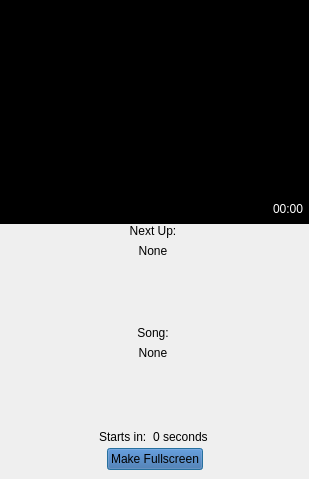
<?xml version="1.0" encoding="UTF-8"?>
<ui version="4.0">
 <class>DlgCdg</class>
 <widget class="QDialog" name="DlgCdg">
  <property name="geometry">
   <rect>
    <x>0</x>
    <y>0</y>
    <width>309</width>
    <height>479</height>
   </rect>
  </property>
  <property name="windowTitle">
   <string>CDG Display</string>
  </property>
  <layout class="QVBoxLayout" name="verticalLayout_2">
   <property name="spacing">
    <number>0</number>
   </property>
   <property name="leftMargin">
    <number>0</number>
   </property>
   <property name="topMargin">
    <number>0</number>
   </property>
   <property name="rightMargin">
    <number>0</number>
   </property>
   <property name="bottomMargin">
    <number>0</number>
   </property>
   <item>
    <widget class="CdgVideoWidget" name="cdgVideo" native="true">
     <property name="sizePolicy">
      <sizepolicy hsizetype="Preferred" vsizetype="Expanding">
       <horstretch>0</horstretch>
       <verstretch>0</verstretch>
      </sizepolicy>
     </property>
     <property name="palette">
      <palette>
       <active>
        <colorrole role="WindowText">
         <brush brushstyle="SolidPattern">
          <color alpha="255">
           <red>255</red>
           <green>255</green>
           <blue>255</blue>
          </color>
         </brush>
        </colorrole>
        <colorrole role="Button">
         <brush brushstyle="SolidPattern">
          <color alpha="255">
           <red>0</red>
           <green>0</green>
           <blue>0</blue>
          </color>
         </brush>
        </colorrole>
        <colorrole role="Light">
         <brush brushstyle="SolidPattern">
          <color alpha="255">
           <red>0</red>
           <green>0</green>
           <blue>0</blue>
          </color>
         </brush>
        </colorrole>
        <colorrole role="Midlight">
         <brush brushstyle="SolidPattern">
          <color alpha="255">
           <red>0</red>
           <green>0</green>
           <blue>0</blue>
          </color>
         </brush>
        </colorrole>
        <colorrole role="Dark">
         <brush brushstyle="SolidPattern">
          <color alpha="255">
           <red>0</red>
           <green>0</green>
           <blue>0</blue>
          </color>
         </brush>
        </colorrole>
        <colorrole role="Mid">
         <brush brushstyle="SolidPattern">
          <color alpha="255">
           <red>0</red>
           <green>0</green>
           <blue>0</blue>
          </color>
         </brush>
        </colorrole>
        <colorrole role="Text">
         <brush brushstyle="SolidPattern">
          <color alpha="255">
           <red>255</red>
           <green>255</green>
           <blue>255</blue>
          </color>
         </brush>
        </colorrole>
        <colorrole role="BrightText">
         <brush brushstyle="SolidPattern">
          <color alpha="255">
           <red>255</red>
           <green>255</green>
           <blue>255</blue>
          </color>
         </brush>
        </colorrole>
        <colorrole role="ButtonText">
         <brush brushstyle="SolidPattern">
          <color alpha="255">
           <red>255</red>
           <green>255</green>
           <blue>255</blue>
          </color>
         </brush>
        </colorrole>
        <colorrole role="Base">
         <brush brushstyle="SolidPattern">
          <color alpha="255">
           <red>0</red>
           <green>0</green>
           <blue>0</blue>
          </color>
         </brush>
        </colorrole>
        <colorrole role="Window">
         <brush brushstyle="SolidPattern">
          <color alpha="255">
           <red>0</red>
           <green>0</green>
           <blue>0</blue>
          </color>
         </brush>
        </colorrole>
        <colorrole role="Shadow">
         <brush brushstyle="SolidPattern">
          <color alpha="255">
           <red>0</red>
           <green>0</green>
           <blue>0</blue>
          </color>
         </brush>
        </colorrole>
        <colorrole role="AlternateBase">
         <brush brushstyle="SolidPattern">
          <color alpha="255">
           <red>0</red>
           <green>0</green>
           <blue>0</blue>
          </color>
         </brush>
        </colorrole>
        <colorrole role="ToolTipBase">
         <brush brushstyle="SolidPattern">
          <color alpha="255">
           <red>255</red>
           <green>255</green>
           <blue>220</blue>
          </color>
         </brush>
        </colorrole>
        <colorrole role="ToolTipText">
         <brush brushstyle="SolidPattern">
          <color alpha="255">
           <red>0</red>
           <green>0</green>
           <blue>0</blue>
          </color>
         </brush>
        </colorrole>
       </active>
       <inactive>
        <colorrole role="WindowText">
         <brush brushstyle="SolidPattern">
          <color alpha="255">
           <red>255</red>
           <green>255</green>
           <blue>255</blue>
          </color>
         </brush>
        </colorrole>
        <colorrole role="Button">
         <brush brushstyle="SolidPattern">
          <color alpha="255">
           <red>0</red>
           <green>0</green>
           <blue>0</blue>
          </color>
         </brush>
        </colorrole>
        <colorrole role="Light">
         <brush brushstyle="SolidPattern">
          <color alpha="255">
           <red>0</red>
           <green>0</green>
           <blue>0</blue>
          </color>
         </brush>
        </colorrole>
        <colorrole role="Midlight">
         <brush brushstyle="SolidPattern">
          <color alpha="255">
           <red>0</red>
           <green>0</green>
           <blue>0</blue>
          </color>
         </brush>
        </colorrole>
        <colorrole role="Dark">
         <brush brushstyle="SolidPattern">
          <color alpha="255">
           <red>0</red>
           <green>0</green>
           <blue>0</blue>
          </color>
         </brush>
        </colorrole>
        <colorrole role="Mid">
         <brush brushstyle="SolidPattern">
          <color alpha="255">
           <red>0</red>
           <green>0</green>
           <blue>0</blue>
          </color>
         </brush>
        </colorrole>
        <colorrole role="Text">
         <brush brushstyle="SolidPattern">
          <color alpha="255">
           <red>255</red>
           <green>255</green>
           <blue>255</blue>
          </color>
         </brush>
        </colorrole>
        <colorrole role="BrightText">
         <brush brushstyle="SolidPattern">
          <color alpha="255">
           <red>255</red>
           <green>255</green>
           <blue>255</blue>
          </color>
         </brush>
        </colorrole>
        <colorrole role="ButtonText">
         <brush brushstyle="SolidPattern">
          <color alpha="255">
           <red>255</red>
           <green>255</green>
           <blue>255</blue>
          </color>
         </brush>
        </colorrole>
        <colorrole role="Base">
         <brush brushstyle="SolidPattern">
          <color alpha="255">
           <red>0</red>
           <green>0</green>
           <blue>0</blue>
          </color>
         </brush>
        </colorrole>
        <colorrole role="Window">
         <brush brushstyle="SolidPattern">
          <color alpha="255">
           <red>0</red>
           <green>0</green>
           <blue>0</blue>
          </color>
         </brush>
        </colorrole>
        <colorrole role="Shadow">
         <brush brushstyle="SolidPattern">
          <color alpha="255">
           <red>0</red>
           <green>0</green>
           <blue>0</blue>
          </color>
         </brush>
        </colorrole>
        <colorrole role="AlternateBase">
         <brush brushstyle="SolidPattern">
          <color alpha="255">
           <red>0</red>
           <green>0</green>
           <blue>0</blue>
          </color>
         </brush>
        </colorrole>
        <colorrole role="ToolTipBase">
         <brush brushstyle="SolidPattern">
          <color alpha="255">
           <red>255</red>
           <green>255</green>
           <blue>220</blue>
          </color>
         </brush>
        </colorrole>
        <colorrole role="ToolTipText">
         <brush brushstyle="SolidPattern">
          <color alpha="255">
           <red>0</red>
           <green>0</green>
           <blue>0</blue>
          </color>
         </brush>
        </colorrole>
       </inactive>
       <disabled>
        <colorrole role="WindowText">
         <brush brushstyle="SolidPattern">
          <color alpha="255">
           <red>0</red>
           <green>0</green>
           <blue>0</blue>
          </color>
         </brush>
        </colorrole>
        <colorrole role="Button">
         <brush brushstyle="SolidPattern">
          <color alpha="255">
           <red>0</red>
           <green>0</green>
           <blue>0</blue>
          </color>
         </brush>
        </colorrole>
        <colorrole role="Light">
         <brush brushstyle="SolidPattern">
          <color alpha="255">
           <red>0</red>
           <green>0</green>
           <blue>0</blue>
          </color>
         </brush>
        </colorrole>
        <colorrole role="Midlight">
         <brush brushstyle="SolidPattern">
          <color alpha="255">
           <red>0</red>
           <green>0</green>
           <blue>0</blue>
          </color>
         </brush>
        </colorrole>
        <colorrole role="Dark">
         <brush brushstyle="SolidPattern">
          <color alpha="255">
           <red>0</red>
           <green>0</green>
           <blue>0</blue>
          </color>
         </brush>
        </colorrole>
        <colorrole role="Mid">
         <brush brushstyle="SolidPattern">
          <color alpha="255">
           <red>0</red>
           <green>0</green>
           <blue>0</blue>
          </color>
         </brush>
        </colorrole>
        <colorrole role="Text">
         <brush brushstyle="SolidPattern">
          <color alpha="255">
           <red>0</red>
           <green>0</green>
           <blue>0</blue>
          </color>
         </brush>
        </colorrole>
        <colorrole role="BrightText">
         <brush brushstyle="SolidPattern">
          <color alpha="255">
           <red>255</red>
           <green>255</green>
           <blue>255</blue>
          </color>
         </brush>
        </colorrole>
        <colorrole role="ButtonText">
         <brush brushstyle="SolidPattern">
          <color alpha="255">
           <red>0</red>
           <green>0</green>
           <blue>0</blue>
          </color>
         </brush>
        </colorrole>
        <colorrole role="Base">
         <brush brushstyle="SolidPattern">
          <color alpha="255">
           <red>0</red>
           <green>0</green>
           <blue>0</blue>
          </color>
         </brush>
        </colorrole>
        <colorrole role="Window">
         <brush brushstyle="SolidPattern">
          <color alpha="255">
           <red>0</red>
           <green>0</green>
           <blue>0</blue>
          </color>
         </brush>
        </colorrole>
        <colorrole role="Shadow">
         <brush brushstyle="SolidPattern">
          <color alpha="255">
           <red>0</red>
           <green>0</green>
           <blue>0</blue>
          </color>
         </brush>
        </colorrole>
        <colorrole role="AlternateBase">
         <brush brushstyle="SolidPattern">
          <color alpha="255">
           <red>0</red>
           <green>0</green>
           <blue>0</blue>
          </color>
         </brush>
        </colorrole>
        <colorrole role="ToolTipBase">
         <brush brushstyle="SolidPattern">
          <color alpha="255">
           <red>255</red>
           <green>255</green>
           <blue>220</blue>
          </color>
         </brush>
        </colorrole>
        <colorrole role="ToolTipText">
         <brush brushstyle="SolidPattern">
          <color alpha="255">
           <red>0</red>
           <green>0</green>
           <blue>0</blue>
          </color>
         </brush>
        </colorrole>
       </disabled>
      </palette>
     </property>
     <property name="autoFillBackground">
      <bool>true</bool>
     </property>
     <layout class="QVBoxLayout" name="verticalLayout">
      <property name="spacing">
       <number>0</number>
      </property>
      <property name="leftMargin">
       <number>0</number>
      </property>
      <property name="topMargin">
       <number>0</number>
      </property>
      <property name="rightMargin">
       <number>0</number>
      </property>
      <property name="bottomMargin">
       <number>0</number>
      </property>
      <item>
       <spacer name="verticalSpacer_3">
        <property name="orientation">
         <enum>Qt::Vertical</enum>
        </property>
        <property name="sizeHint" stdset="0">
         <size>
          <width>20</width>
          <height>40</height>
         </size>
        </property>
       </spacer>
      </item>
      <item>
       <layout class="QHBoxLayout" name="horizontalLayout_3">
        <property name="topMargin">
         <number>10</number>
        </property>
        <item>
         <spacer name="horizontalSpacer_5">
          <property name="orientation">
           <enum>Qt::Horizontal</enum>
          </property>
          <property name="sizeHint" stdset="0">
           <size>
            <width>40</width>
            <height>20</height>
           </size>
          </property>
         </spacer>
        </item>
        <item>
         <widget class="QLabel" name="lblRemain">
          <property name="autoFillBackground">
           <bool>true</bool>
          </property>
          <property name="text">
           <string>00:00</string>
          </property>
         </widget>
        </item>
        <item>
         <spacer name="remainSpacerRight">
          <property name="orientation">
           <enum>Qt::Horizontal</enum>
          </property>
          <property name="sizeType">
           <enum>QSizePolicy::Fixed</enum>
          </property>
          <property name="sizeHint" stdset="0">
           <size>
            <width>5</width>
            <height>5</height>
           </size>
          </property>
         </spacer>
        </item>
       </layout>
      </item>
      <item>
       <spacer name="remainSpacerBottom">
        <property name="orientation">
         <enum>Qt::Vertical</enum>
        </property>
        <property name="sizeType">
         <enum>QSizePolicy::Fixed</enum>
        </property>
        <property name="sizeHint" stdset="0">
         <size>
          <width>20</width>
          <height>5</height>
         </size>
        </property>
       </spacer>
      </item>
     </layout>
    </widget>
   </item>
   <item>
    <widget class="QWidget" name="widgetAlert" native="true">
     <property name="sizePolicy">
      <sizepolicy hsizetype="Preferred" vsizetype="Expanding">
       <horstretch>0</horstretch>
       <verstretch>0</verstretch>
      </sizepolicy>
     </property>
     <layout class="QVBoxLayout" name="verticalLayout_3">
      <property name="leftMargin">
       <number>6</number>
      </property>
      <property name="topMargin">
       <number>0</number>
      </property>
      <property name="bottomMargin">
       <number>0</number>
      </property>
      <item>
       <widget class="QLabel" name="label">
        <property name="text">
         <string>Next Up:</string>
        </property>
        <property name="alignment">
         <set>Qt::AlignCenter</set>
        </property>
       </widget>
      </item>
      <item>
       <widget class="QLabel" name="lblNextSinger">
        <property name="text">
         <string>None</string>
        </property>
        <property name="alignment">
         <set>Qt::AlignCenter</set>
        </property>
       </widget>
      </item>
      <item>
       <spacer name="verticalSpacer">
        <property name="orientation">
         <enum>Qt::Vertical</enum>
        </property>
        <property name="sizeHint" stdset="0">
         <size>
          <width>20</width>
          <height>40</height>
         </size>
        </property>
       </spacer>
      </item>
      <item>
       <widget class="QLabel" name="label_2">
        <property name="text">
         <string>Song:</string>
        </property>
        <property name="alignment">
         <set>Qt::AlignCenter</set>
        </property>
       </widget>
      </item>
      <item>
       <widget class="QLabel" name="lblNextSong">
        <property name="text">
         <string>None</string>
        </property>
        <property name="alignment">
         <set>Qt::AlignCenter</set>
        </property>
        <property name="wordWrap">
         <bool>true</bool>
        </property>
       </widget>
      </item>
      <item>
       <spacer name="verticalSpacer_2">
        <property name="orientation">
         <enum>Qt::Vertical</enum>
        </property>
        <property name="sizeHint" stdset="0">
         <size>
          <width>20</width>
          <height>40</height>
         </size>
        </property>
       </spacer>
      </item>
      <item>
       <layout class="QHBoxLayout" name="horizontalLayout">
        <property name="topMargin">
         <number>0</number>
        </property>
        <item>
         <spacer name="horizontalSpacer_2">
          <property name="orientation">
           <enum>Qt::Horizontal</enum>
          </property>
          <property name="sizeHint" stdset="0">
           <size>
            <width>40</width>
            <height>20</height>
           </size>
          </property>
         </spacer>
        </item>
        <item>
         <widget class="QLabel" name="label_4">
          <property name="text">
           <string>Starts in:</string>
          </property>
         </widget>
        </item>
        <item>
         <widget class="QLabel" name="lblSeconds">
          <property name="text">
           <string>0 seconds</string>
          </property>
         </widget>
        </item>
        <item>
         <spacer name="horizontalSpacer">
          <property name="orientation">
           <enum>Qt::Horizontal</enum>
          </property>
          <property name="sizeHint" stdset="0">
           <size>
            <width>40</width>
            <height>20</height>
           </size>
          </property>
         </spacer>
        </item>
       </layout>
      </item>
     </layout>
    </widget>
   </item>
   <item>
    <widget class="QWidget" name="fsToggleWidget" native="true">
     <layout class="QHBoxLayout" name="horizontalLayout_2">
      <property name="spacing">
       <number>0</number>
      </property>
      <property name="topMargin">
       <number>1</number>
      </property>
      <item>
       <spacer name="horizontalSpacer_3">
        <property name="orientation">
         <enum>Qt::Horizontal</enum>
        </property>
        <property name="sizeHint" stdset="0">
         <size>
          <width>40</width>
          <height>0</height>
         </size>
        </property>
       </spacer>
      </item>
      <item>
       <widget class="QPushButton" name="btnToggleFullscreen">
        <property name="palette">
         <palette>
          <active>
           <colorrole role="WindowText">
            <brush brushstyle="SolidPattern">
             <color alpha="255">
              <red>0</red>
              <green>0</green>
              <blue>0</blue>
             </color>
            </brush>
           </colorrole>
           <colorrole role="Button">
            <brush brushstyle="SolidPattern">
             <color alpha="255">
              <red>52</red>
              <green>101</green>
              <blue>164</blue>
             </color>
            </brush>
           </colorrole>
           <colorrole role="Light">
            <brush brushstyle="SolidPattern">
             <color alpha="255">
              <red>78</red>
              <green>152</green>
              <blue>246</blue>
             </color>
            </brush>
           </colorrole>
           <colorrole role="Midlight">
            <brush brushstyle="SolidPattern">
             <color alpha="255">
              <red>65</red>
              <green>126</green>
              <blue>205</blue>
             </color>
            </brush>
           </colorrole>
           <colorrole role="Dark">
            <brush brushstyle="SolidPattern">
             <color alpha="255">
              <red>26</red>
              <green>50</green>
              <blue>82</blue>
             </color>
            </brush>
           </colorrole>
           <colorrole role="Mid">
            <brush brushstyle="SolidPattern">
             <color alpha="255">
              <red>34</red>
              <green>67</green>
              <blue>109</blue>
             </color>
            </brush>
           </colorrole>
           <colorrole role="Text">
            <brush brushstyle="SolidPattern">
             <color alpha="255">
              <red>0</red>
              <green>0</green>
              <blue>0</blue>
             </color>
            </brush>
           </colorrole>
           <colorrole role="BrightText">
            <brush brushstyle="SolidPattern">
             <color alpha="255">
              <red>255</red>
              <green>255</green>
              <blue>255</blue>
             </color>
            </brush>
           </colorrole>
           <colorrole role="ButtonText">
            <brush brushstyle="SolidPattern">
             <color alpha="255">
              <red>0</red>
              <green>0</green>
              <blue>0</blue>
             </color>
            </brush>
           </colorrole>
           <colorrole role="Base">
            <brush brushstyle="SolidPattern">
             <color alpha="255">
              <red>255</red>
              <green>255</green>
              <blue>255</blue>
             </color>
            </brush>
           </colorrole>
           <colorrole role="Window">
            <brush brushstyle="SolidPattern">
             <color alpha="255">
              <red>52</red>
              <green>101</green>
              <blue>164</blue>
             </color>
            </brush>
           </colorrole>
           <colorrole role="Shadow">
            <brush brushstyle="SolidPattern">
             <color alpha="255">
              <red>0</red>
              <green>0</green>
              <blue>0</blue>
             </color>
            </brush>
           </colorrole>
           <colorrole role="AlternateBase">
            <brush brushstyle="SolidPattern">
             <color alpha="255">
              <red>153</red>
              <green>178</green>
              <blue>209</blue>
             </color>
            </brush>
           </colorrole>
           <colorrole role="ToolTipBase">
            <brush brushstyle="SolidPattern">
             <color alpha="255">
              <red>255</red>
              <green>255</green>
              <blue>220</blue>
             </color>
            </brush>
           </colorrole>
           <colorrole role="ToolTipText">
            <brush brushstyle="SolidPattern">
             <color alpha="255">
              <red>0</red>
              <green>0</green>
              <blue>0</blue>
             </color>
            </brush>
           </colorrole>
          </active>
          <inactive>
           <colorrole role="WindowText">
            <brush brushstyle="SolidPattern">
             <color alpha="255">
              <red>0</red>
              <green>0</green>
              <blue>0</blue>
             </color>
            </brush>
           </colorrole>
           <colorrole role="Button">
            <brush brushstyle="SolidPattern">
             <color alpha="255">
              <red>52</red>
              <green>101</green>
              <blue>164</blue>
             </color>
            </brush>
           </colorrole>
           <colorrole role="Light">
            <brush brushstyle="SolidPattern">
             <color alpha="255">
              <red>78</red>
              <green>152</green>
              <blue>246</blue>
             </color>
            </brush>
           </colorrole>
           <colorrole role="Midlight">
            <brush brushstyle="SolidPattern">
             <color alpha="255">
              <red>65</red>
              <green>126</green>
              <blue>205</blue>
             </color>
            </brush>
           </colorrole>
           <colorrole role="Dark">
            <brush brushstyle="SolidPattern">
             <color alpha="255">
              <red>26</red>
              <green>50</green>
              <blue>82</blue>
             </color>
            </brush>
           </colorrole>
           <colorrole role="Mid">
            <brush brushstyle="SolidPattern">
             <color alpha="255">
              <red>34</red>
              <green>67</green>
              <blue>109</blue>
             </color>
            </brush>
           </colorrole>
           <colorrole role="Text">
            <brush brushstyle="SolidPattern">
             <color alpha="255">
              <red>0</red>
              <green>0</green>
              <blue>0</blue>
             </color>
            </brush>
           </colorrole>
           <colorrole role="BrightText">
            <brush brushstyle="SolidPattern">
             <color alpha="255">
              <red>255</red>
              <green>255</green>
              <blue>255</blue>
             </color>
            </brush>
           </colorrole>
           <colorrole role="ButtonText">
            <brush brushstyle="SolidPattern">
             <color alpha="255">
              <red>0</red>
              <green>0</green>
              <blue>0</blue>
             </color>
            </brush>
           </colorrole>
           <colorrole role="Base">
            <brush brushstyle="SolidPattern">
             <color alpha="255">
              <red>255</red>
              <green>255</green>
              <blue>255</blue>
             </color>
            </brush>
           </colorrole>
           <colorrole role="Window">
            <brush brushstyle="SolidPattern">
             <color alpha="255">
              <red>52</red>
              <green>101</green>
              <blue>164</blue>
             </color>
            </brush>
           </colorrole>
           <colorrole role="Shadow">
            <brush brushstyle="SolidPattern">
             <color alpha="255">
              <red>0</red>
              <green>0</green>
              <blue>0</blue>
             </color>
            </brush>
           </colorrole>
           <colorrole role="AlternateBase">
            <brush brushstyle="SolidPattern">
             <color alpha="255">
              <red>153</red>
              <green>178</green>
              <blue>209</blue>
             </color>
            </brush>
           </colorrole>
           <colorrole role="ToolTipBase">
            <brush brushstyle="SolidPattern">
             <color alpha="255">
              <red>255</red>
              <green>255</green>
              <blue>220</blue>
             </color>
            </brush>
           </colorrole>
           <colorrole role="ToolTipText">
            <brush brushstyle="SolidPattern">
             <color alpha="255">
              <red>0</red>
              <green>0</green>
              <blue>0</blue>
             </color>
            </brush>
           </colorrole>
          </inactive>
          <disabled>
           <colorrole role="WindowText">
            <brush brushstyle="SolidPattern">
             <color alpha="255">
              <red>26</red>
              <green>50</green>
              <blue>82</blue>
             </color>
            </brush>
           </colorrole>
           <colorrole role="Button">
            <brush brushstyle="SolidPattern">
             <color alpha="255">
              <red>52</red>
              <green>101</green>
              <blue>164</blue>
             </color>
            </brush>
           </colorrole>
           <colorrole role="Light">
            <brush brushstyle="SolidPattern">
             <color alpha="255">
              <red>78</red>
              <green>152</green>
              <blue>246</blue>
             </color>
            </brush>
           </colorrole>
           <colorrole role="Midlight">
            <brush brushstyle="SolidPattern">
             <color alpha="255">
              <red>65</red>
              <green>126</green>
              <blue>205</blue>
             </color>
            </brush>
           </colorrole>
           <colorrole role="Dark">
            <brush brushstyle="SolidPattern">
             <color alpha="255">
              <red>26</red>
              <green>50</green>
              <blue>82</blue>
             </color>
            </brush>
           </colorrole>
           <colorrole role="Mid">
            <brush brushstyle="SolidPattern">
             <color alpha="255">
              <red>34</red>
              <green>67</green>
              <blue>109</blue>
             </color>
            </brush>
           </colorrole>
           <colorrole role="Text">
            <brush brushstyle="SolidPattern">
             <color alpha="255">
              <red>26</red>
              <green>50</green>
              <blue>82</blue>
             </color>
            </brush>
           </colorrole>
           <colorrole role="BrightText">
            <brush brushstyle="SolidPattern">
             <color alpha="255">
              <red>255</red>
              <green>255</green>
              <blue>255</blue>
             </color>
            </brush>
           </colorrole>
           <colorrole role="ButtonText">
            <brush brushstyle="SolidPattern">
             <color alpha="255">
              <red>26</red>
              <green>50</green>
              <blue>82</blue>
             </color>
            </brush>
           </colorrole>
           <colorrole role="Base">
            <brush brushstyle="SolidPattern">
             <color alpha="255">
              <red>52</red>
              <green>101</green>
              <blue>164</blue>
             </color>
            </brush>
           </colorrole>
           <colorrole role="Window">
            <brush brushstyle="SolidPattern">
             <color alpha="255">
              <red>52</red>
              <green>101</green>
              <blue>164</blue>
             </color>
            </brush>
           </colorrole>
           <colorrole role="Shadow">
            <brush brushstyle="SolidPattern">
             <color alpha="255">
              <red>0</red>
              <green>0</green>
              <blue>0</blue>
             </color>
            </brush>
           </colorrole>
           <colorrole role="AlternateBase">
            <brush brushstyle="SolidPattern">
             <color alpha="255">
              <red>52</red>
              <green>101</green>
              <blue>164</blue>
             </color>
            </brush>
           </colorrole>
           <colorrole role="ToolTipBase">
            <brush brushstyle="SolidPattern">
             <color alpha="255">
              <red>255</red>
              <green>255</green>
              <blue>220</blue>
             </color>
            </brush>
           </colorrole>
           <colorrole role="ToolTipText">
            <brush brushstyle="SolidPattern">
             <color alpha="255">
              <red>0</red>
              <green>0</green>
              <blue>0</blue>
             </color>
            </brush>
           </colorrole>
          </disabled>
         </palette>
        </property>
        <property name="text">
         <string>Make Fullscreen</string>
        </property>
       </widget>
      </item>
      <item>
       <spacer name="horizontalSpacer_4">
        <property name="orientation">
         <enum>Qt::Horizontal</enum>
        </property>
        <property name="sizeHint" stdset="0">
         <size>
          <width>40</width>
          <height>0</height>
         </size>
        </property>
       </spacer>
      </item>
     </layout>
    </widget>
   </item>
   <item>
    <widget class="Ticker" name="scroll" native="true">
     <property name="sizePolicy">
      <sizepolicy hsizetype="Preferred" vsizetype="Minimum">
       <horstretch>0</horstretch>
       <verstretch>0</verstretch>
      </sizepolicy>
     </property>
    </widget>
   </item>
  </layout>
 </widget>
 <customwidgets>
  <customwidget>
   <class>CdgVideoWidget</class>
   <extends>QWidget</extends>
   <header>cdgvideowidget.h</header>
   <container>1</container>
  </customwidget>
  <customwidget>
   <class>Ticker</class>
   <extends>QWidget</extends>
   <header location="global">ticker.h</header>
   <container>1</container>
  </customwidget>
 </customwidgets>
 <resources/>
 <connections/>
</ui>
